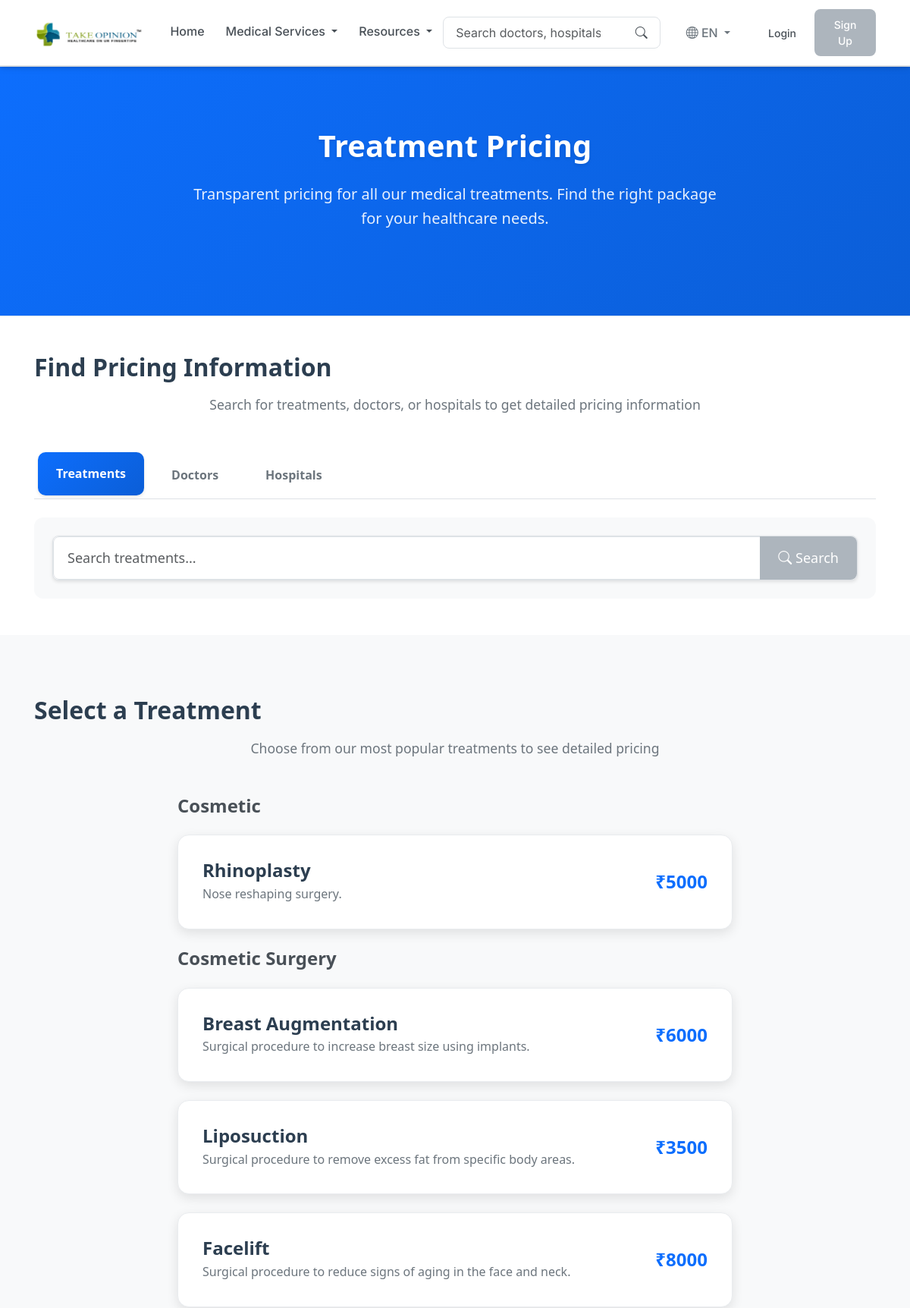
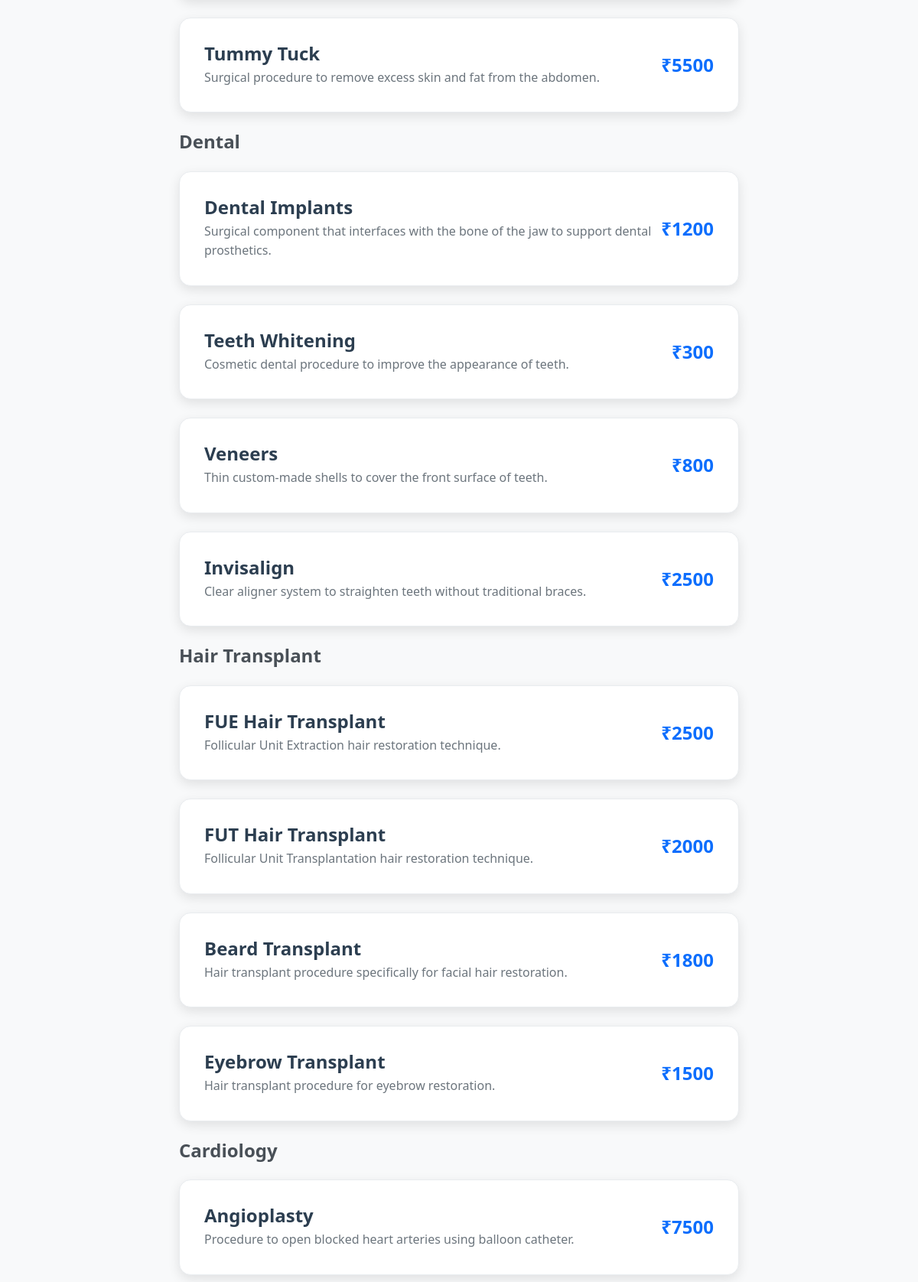
/treatments/pricing/ (upper part), run on the app's committed database (2 pictures, top to bottom).
### treatments/models.py (models this page shows, shortened)
class TreatmentCategory(models.Model):
    TYPE_CHOICES = (
        ("medical", "Medical Treatments"),
        ("aesthetic", "Aesthetic"),
        ("wellness", "Wellness"),
    )
    name = models.CharField(max_length=200)
    slug = models.SlugField(unique=True, blank=True)
    type = models.CharField(max_length=20, choices=TYPE_CHOICES, default="medical")
    class Meta:
        verbose_name_plural = "Treatment Categories"

class Treatment(models.Model):
    name = models.CharField(max_length=200)
    slug = models.SlugField(unique=True, blank=True)
    description = models.TextField(blank=True)
    category = models.ForeignKey(TreatmentCategory, on_delete=models.CASCADE, related_name="treatments")
    duration = models.CharField(max_length=100, blank=True, default="5-7 days")
    anesthesia_type = models.CharField(max_length=100, blank=True, default="General")
    recovery_time = models.CharField(max_length=100, blank=True, default="2-3 weeks")
    procedure_details = models.TextField(blank=True, default="This treatment involves a comprehensive approach to address your medical condition with the latest techniques and technology. The procedure is performed by highly qualified specialists in state-of-the-art facilities.")
    preparation_guidelines = models.TextField(blank=True, default="Consult your doctor,Stop certain medications,Complete medical tests,Fast before procedure")
    aftercare_instructions = models.TextField(blank=True, default="Rest and recovery period,Medication schedule,Follow-up appointments,Activity restrictions")
    starting_price = models.DecimalField(max_digits=10, decimal_places=2, default=5000.00)
    review_count = models.PositiveIntegerField(default=120)  # type: ignore

### treatments/views.py (the view)
# urls.py: path("pricing/", views.treatments_pricing, name="treatments_pricing"),
def treatments_pricing(request: HttpRequest) -> HttpResponse:
    treatments = Treatment.objects.select_related('category').all().order_by('category__type', 'category__name', 'name')  # type: ignore
    categories = TreatmentCategory.objects.prefetch_related('treatments').all().order_by("type", "name")  # type: ignore
    return render(request, "treatments/pricing.html", {
        "treatments": treatments,
        "categories": categories
    })

### core/context_processors.py (called while the page is built)
def translation_context(request):
    language_code = request.session.get('django_language', settings.LANGUAGE_CODE.split('-')[0])
    translations = get_translations(language_code)
    return {
        'translations': translations,
        'current_language': language_code,
        'available_languages': settings.LANGUAGES,
    }

### core/translations.py (called while the page is built)
def get_translations(language_code):
    return TRANSLATIONS.get(language_code, TRANSLATIONS['en'])

### treatments/templates/treatments/pricing.html (shortened to what this page needs)
{% extends 'base.html' %}
{% block content %}
<div class="pricing-page">
  <section class="hero-section" aria-labelledby="hero-heading">
    <div class="container hero-content">
      <h1 id="hero-heading" class="hero-title">Treatment Pricing</h1>
      <p class="hero-subtitle">Transparent pricing for all our medical treatments. Find the right package for your healthcare needs.</p>
    </div>
  </section>
  <section class="search-section" aria-labelledby="search-heading">
    <div class="container">
      <div class="section-header">
        <h2 id="search-heading" class="section-title">Find Pricing Information</h2>
        <p class="section-subtitle">Search for treatments, doctors, or hospitals to get detailed pricing information</p>
      </div>
      <ul class="nav nav-tabs search-tabs mb-4" id="searchTab" role="tablist">
        <li class="nav-item" role="presentation">
          <button class="nav-link active" id="treatment-tab" data-bs-toggle="tab" data-bs-target="#treatment" type="button" role="tab">Treatments</button>
        </li>
        <li class="nav-item" role="presentation">
          <button class="nav-link" id="doctor-tab" data-bs-toggle="tab" data-bs-target="#doctor" type="button" role="tab">Doctors</button>
        </li>
        <li class="nav-item" role="presentation">
          <button class="nav-link" id="hospital-tab" data-bs-toggle="tab" data-bs-target="#hospital" type="button" role="tab">Hospitals</button>
        </li>
      </ul>
      <div class="tab-content" id="searchTabContent">
        <div class="tab-pane fade show active" id="treatment" role="tabpanel">
          <div class="search-form">
            <div class="input-group">
              <input type="text" class="form-control form-control-lg" id="treatmentSearch" placeholder="Search treatments...">
              <button class="btn btn-primary btn-lg" type="button" id="searchTreatmentBtn">
                <i class="bi bi-search"></i> Search
              </button>
            </div>
          </div>
        </div>
      </div>
    </div>
  </section>
  <section class="treatment-selection-section" aria-labelledby="treatment-selection-heading">
    <div class="container">
      <div class="section-header">
        <h2 id="treatment-selection-heading" class="section-title">Select a Treatment</h2>
        <p class="section-subtitle">Choose from our most popular treatments to see detailed pricing</p>
      </div>
      <div class="row">
        <div class="col-lg-8 mx-auto">
          {% for category in categories %}
            {% if category.treatments.all %}
              <h4 class="mb-4">{{ category.name }}</h4>
              {% for treatment in category.treatments.all %}
                <div class="treatment-card" data-treatment-id="{{ treatment.id }}">
                  <div class="d-flex justify-content-between align-items-center">
                    <div>
                      <h4 class="mb-1">{{ treatment.name }}</h4>
                      <p class="mb-0 text-muted">{{ treatment.description|truncatewords:15 }}</p>
                    </div>
                    <div class="price">₹{{ treatment.starting_price|floatformat:0 }}</div>
                  </div>
                </div>
              {% endfor %}
            {% endif %}
          {% endfor %}
        </div>
      </div>
    </div>
  </section>
</div>
{% endblock %}

### static/css/main.css (style rules this page uses)
:root { --medical-red: #adb5bd; --medical-red-dark: #868e96; --medical-green: #adb5bd; --medical-green-dark: #868e96; --medical-blue: #adb5bd; --medical-blue-dark: #868e96; --medical-blue-light: #e9ecef; --turquoise: #adb5bd; --slate-blue: #adb5bd; --platinum: #e9ecef; --glacier: #e9ecef; --ice-blue: #f8f9fa; --white: #ffffff; --light-gray: #f8f9fa; --dark-gray: #495057; --border-color: #dee2e6; --shadow-color: rgba(0, 0, 0, 0.1); }
body { font-family: 'Inter', system-ui, -apple-system, sans-serif; color: var(--dark-gray); background-color: var(--white); line-height: 1.6; padding: 0; margin: 0; }
h1, h2, h3, h4, h5, h6 { font-weight: 700; color: var(--dark-gray); margin-bottom: 0.5rem; }
h1 { font-size: 2.5rem; }
h2 { font-size: 2rem; }
h4 { font-size: 1.5rem; }
p { margin-bottom: 1rem; color: var(--dark-gray); }
.btn { border-radius: 0.5rem; font-weight: 500; padding: 0.625rem 1.125rem; transition: all 0.2s ease; border: none; }
.btn-primary { background-color: var(--medical-blue); border-color: var(--medical-blue); color: white; }
.btn-lg { padding: 0.75rem 1.5rem; font-size: 1.125rem; }
.form-control, .form-select { border-radius: 0.5rem; border: 1px solid var(--border-color); padding: 0.75rem 1rem; background-color: var(--white); font-size: 1rem; }
.form-control-lg, .form-select-lg { padding: 0.875rem 1.125rem; font-size: 1.125rem; }
.nav-link { font-weight: 500; color: var(--dark-gray); padding: 0.5rem 1rem; border-radius: 0.5rem; transition: all 0.2s ease; margin: 0 0.125rem; }
.nav-link.active { color: var(--medical-blue); background-color: rgba(13, 110, 253, 0.1); }
.nav-tabs .nav-link { border: 1px solid transparent; border-top-left-radius: 0.5rem; border-top-right-radius: 0.5rem; color: var(--dark-gray); font-weight: 500; }
.nav-tabs .nav-link.active { color: var(--medical-blue); background-color: var(--white); border-color: var(--border-color) var(--border-color) var(--white); }
.nav-tabs { border-bottom: 1px solid var(--border-color); }
.section-title { display: flex; align-items: center; gap: 0.75rem; margin-bottom: 1.5rem; }
.text-muted { color: #6c757d !important; }
.input-group { box-shadow: 0 0.125rem 0.25rem var(--shadow-color); border-radius: 0.5rem; border: 1px solid var(--border-color); background-color: var(--white); }
.container, .container-fluid { padding-left: 15px; padding-right: 15px; }
.treatment-card { transition: all 0.3s ease; border-radius: 10px; overflow: hidden; }
.nav-tabs .nav-link { font-weight: 500; padding: 1rem 1.5rem; border: none; border-radius: 0.5rem 0.5rem 0 0; color: var(--dark-gray); transition: all 0.2s ease; }
.nav-tabs .nav-link.active { background-color: #fff; color: var(--medical-blue); box-shadow: 0 0.125rem 0.25rem rgba(0, 0, 0, 0.1); border: none; }

### treatments/templates/treatments/pricing.html (style rules this page uses)
.pricing-page { font-family: "Segoe UI", Tahoma, Geneva, Verdana, sans-serif; }
.hero-section { background: linear-gradient(135deg, #0d6efd 0%, #0b5ed7 100%); color: white; padding: 5rem 0; position: relative; overflow: hidden; border-bottom: 1px solid #e9ecef; }
.hero-content { position: relative; z-index: 2; text-align: center; }
.hero-title { font-size: 2.5rem; font-weight: 700; margin-bottom: 1.5rem; color: white; text-shadow: 0 2px 4px rgba(0, 0, 0, 0.1); }
.hero-subtitle { font-size: 1.25rem; margin-bottom: 2rem; max-width: 700px; margin-left: auto; margin-right: auto; color: rgba(255, 255, 255, 0.9); }
.section-header { text-align: center; margin-bottom: 3rem; }
.section-title { font-size: 2rem; font-weight: 700; color: #2c3e50; margin-bottom: 1rem; }
.section-subtitle { font-size: 1.1rem; color: #6c757d; max-width: 700px; margin: 0 auto; }
.search-section { background: white; padding: 3rem 0; box-shadow: 0 5px 15px rgba(0, 0, 0, 0.05); }
.search-tabs .nav-link { border-radius: 10px; font-weight: 600; color: #6c757d; margin: 0 5px; border: 2px solid transparent; }
.search-tabs .nav-link.active { background: linear-gradient(135deg, #0d6efd, #0b5ed7); color: white; border: none; }
.search-form { background: #f8f9fa; border-radius: 12px; padding: 1.5rem; margin-top: 1.5rem; }
.treatment-selection-section { background-color: #f8f9fa; padding: 5rem 0; }
.treatment-card { background: white; border-radius: 15px; padding: 2rem; box-shadow: 0 5px 15px rgba(0, 0, 0, 0.1); transition: all 0.3s ease; border: 1px solid #e9ecef; cursor: pointer; margin-bottom: 1.5rem; }
.treatment-card h4 { color: #2c3e50; margin-bottom: 1rem; }
.treatment-card .price { font-size: 1.5rem; font-weight: 700; color: #0d6efd; }

### data on the page
TreatmentCategory: name "Cosmetic"
Treatment: name "Rhinoplasty", description "Nose reshaping surgery.", starting_price "5000"
TreatmentCategory: name "Cosmetic Surgery"
Treatment: name "Breast Augmentation", description "Surgical procedure to increase breast size using implants.", starting_price "6000"
Treatment: name "Liposuction", description "Surgical procedure to remove excess fat from specific body areas.", starting_price "3500"
Treatment: name "Facelift", description "Surgical procedure to reduce signs of aging in the face and neck.", starting_price "8000"
Treatment: name "Tummy Tuck", description "Surgical procedure to remove excess skin and fat from the abdomen.", starting_price "5500"
TreatmentCategory: name "Dental"
Treatment: name "Dental Implants", description "Surgical component that interfaces with the bone of the jaw to support dental prosthetics.", starting_price "1200"
Treatment: name "Teeth Whitening", description "Cosmetic dental procedure to improve the appearance of teeth.", starting_price "300"
Treatment: name "Veneers", description "Thin custom-made shells to cover the front surface of teeth.", starting_price "800"
Treatment: name "Invisalign", description "Clear aligner system to straighten teeth without traditional braces.", starting_price "2500"
TreatmentCategory: name "Hair Transplant"
Treatment: name "FUE Hair Transplant", description "Follicular Unit Extraction hair restoration technique.", starting_price "2500"
Treatment: name "FUT Hair Transplant", description "Follicular Unit Transplantation hair restoration technique.", starting_price "2000"
Treatment: name "Beard Transplant", description "Hair transplant procedure specifically for facial hair restoration.", starting_price "1800"
Treatment: name "Eyebrow Transplant", description "Hair transplant procedure for eyebrow restoration.", starting_price "1500"
TreatmentCategory: name "Cardiology"
Treatment: name "Angioplasty", description "Procedure to open blocked heart arteries using balloon catheter.", starting_price "7500"

### other printed values
{{ translations.home }} "Home"
{{ translations.medical_services }} "Medical Services"
{{ current_language|upper }} "EN"
{{ translations.login }} "Login"
{{ translations.sign_up }} "Sign Up"
